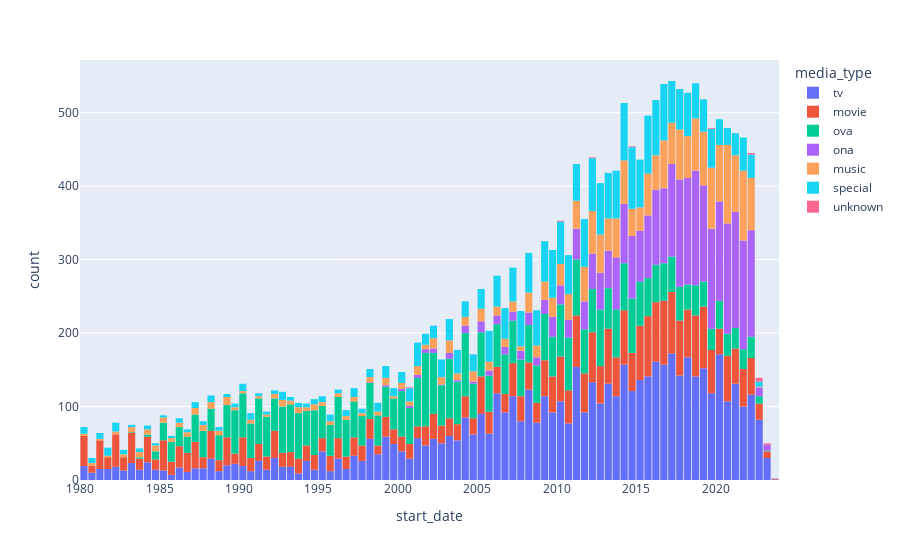

Write notebook code for a chart like this one.
### Markdown cell above
# **Animes by year split by type**

### Code cell
fig = px.histogram(df[df['start_date'].dt.year >= 1980], x='start_date', color='media_type')
fig.update_layout(bargap=0.1)

### Figure 1 — Plotly figure (JSON) as saved in the notebook; plotly's stock layout.template omitted (floating-point values rounded to 4 significant figures; data arrays with more than 128 entries replaced by an {"elided": "..."} marker saying what was removed)
{"data": [{"alignmentgroup": "True", "bingroup": "x", "hovertemplate": "media_type=tv<br>start_date=%{x}<br>count=%{y}<extra></extra>", "legendgroup": "tv", "marker": {"color": "#636efa", "pattern": {"shape": ""}}, "name": "tv", "offsetgroup": "tv", "orientation": "v", "showlegend": true, "x": {"elided": "5785 str values"}, "xaxis": "x", "yaxis": "y", "type": "histogram"}, {"alignmentgroup": "True", "bingroup": "x", "hovertemplate": "media_type=movie<br>start_date=%{x}<br>count=%{y}<extra></extra>", "legendgroup": "movie", "marker": {"color": "#EF553B", "pattern": {"shape": ""}}, "name": "movie", "offsetgroup": "movie", "orientation": "v", "showlegend": true, "x": {"elided": "3267 str values"}, "xaxis": "x", "yaxis": "y", "type": "histogram"}, {"alignmentgroup": "True", "bingroup": "x", "hovertemplate": "media_type=ova<br>start_date=%{x}<br>count=%{y}<extra></extra>", "legendgroup": "ova", "marker": {"color": "#00cc96", "pattern": {"shape": ""}}, "name": "ova", "offsetgroup": "ova", "orientation": "v", "showlegend": true, "x": {"elided": "3892 str values"}, "xaxis": "x", "yaxis": "y", "type": "histogram"}, {"alignmentgroup": "True", "bingroup": "x", "hovertemplate": "media_type=ona<br>start_date=%{x}<br>count=%{y}<extra></extra>", "legendgroup": "ona", "marker": {"color": "#ab63fa", "pattern": {"shape": ""}}, "name": "ona", "offsetgroup": "ona", "orientation": "v", "showlegend": true, "x": {"elided": "2660 str values"}, "xaxis": "x", "yaxis": "y", "type": "histogram"}, {"alignmentgroup": "True", "bingroup": "x", "hovertemplate": "media_type=music<br>start_date=%{x}<br>count=%{y}<extra></extra>", "legendgroup": "music", "marker": {"color": "#FFA15A", "pattern": {"shape": ""}}, "name": "music", "offsetgroup": "music", "orientation": "v", "showlegend": true, "x": {"elided": "1992 str values"}, "xaxis": "x", "yaxis": "y", "type": "histogram"}, {"alignmentgroup": "True", "bingroup": "x", "hovertemplate": "media_type=special<br>start_date=%{x}<br>count=%{y}<extra></extra>", "legendgroup": "special", "marker": {"color": "#19d3f3", "pattern": {"shape": ""}}, "name": "special", "offsetgroup": "special", "orientation": "v", "showlegend": true, "x": {"elided": "2421 str values"}, "xaxis": "x", "yaxis": "y", "type": "histogram"}, {"alignmentgroup": "True", "bingroup": "x", "hovertemplate": "media_type=unknown<br>start_date=%{x}<br>count=%{y}<extra></extra>", "legendgroup": "unknown", "marker": {"color": "#FF6692", "pattern": {"shape": ""}}, "name": "unknown", "offsetgroup": "unknown", "orientation": "v", "showlegend": true, "x": ["2022-07-01T00:00:00", "2022-09-30T00:00:00", "2023-01-01T00:00:00", "2023-01-01T00:00:00", "2022-10-01T00:00:00", "2019-12-06T00:00:00", "2000-07-20T00:00:00", "2012-03-04T00:00:00", "2022-10-01T00:00:00", "2010-04-01T00:00:00", "2022-10-01T00:00:00", "2022-01-01T00:00:00", "2014-07-21T00:00:00", "2022-02-16T00:00:00"], "xaxis": "x", "yaxis": "y", "type": "histogram"}], "layout": {"xaxis": {"anchor": "y", "domain": [0, 1], "title": {"text": "start_date"}}, "yaxis": {"anchor": "x", "domain": [0, 1], "title": {"text": "count"}}, "legend": {"title": {"text": "media_type"}, "tracegroupgap": 0}, "margin": {"t": 60}, "barmode": "relative", "bargap": 0.1}}
